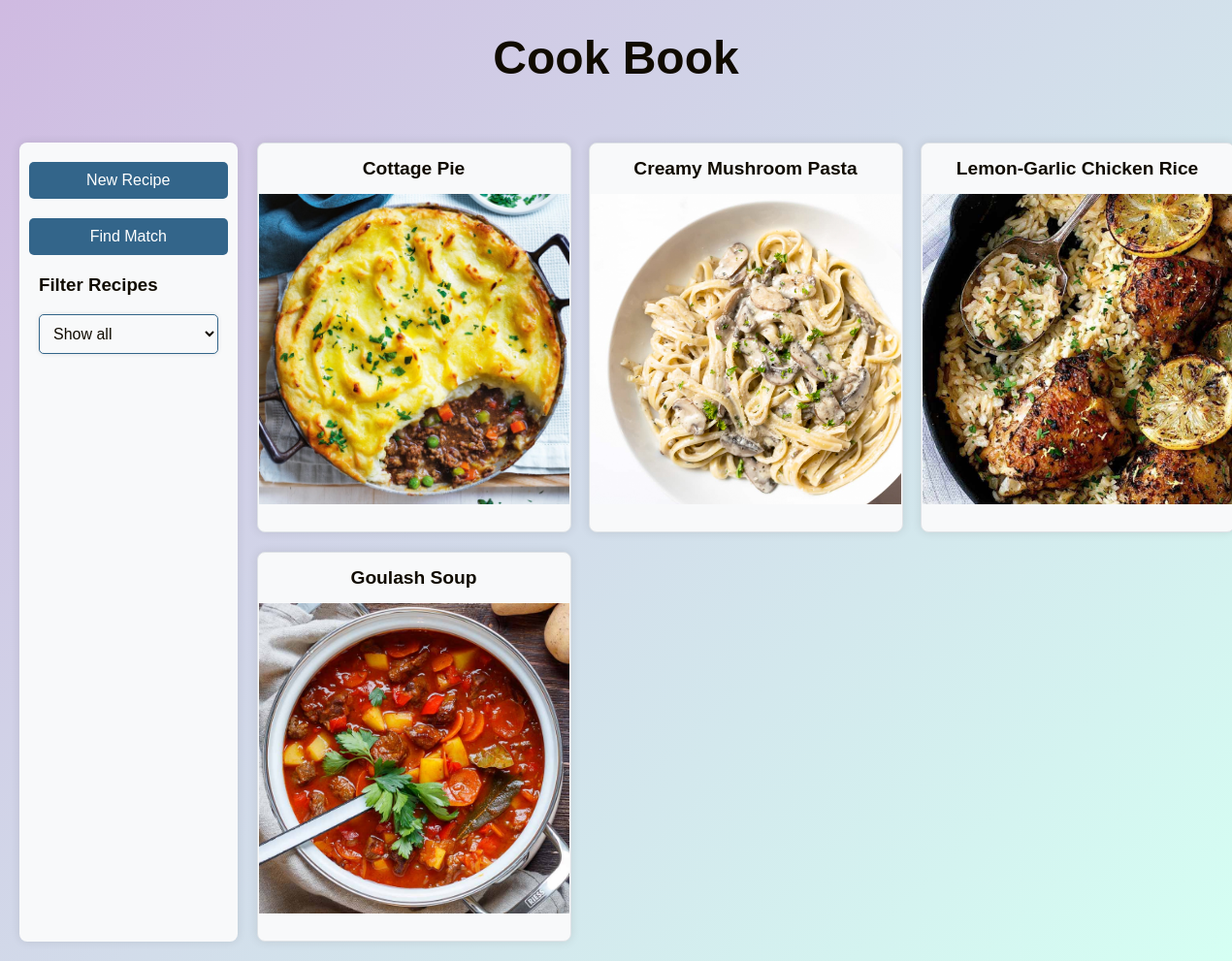
The app's page /, older data.
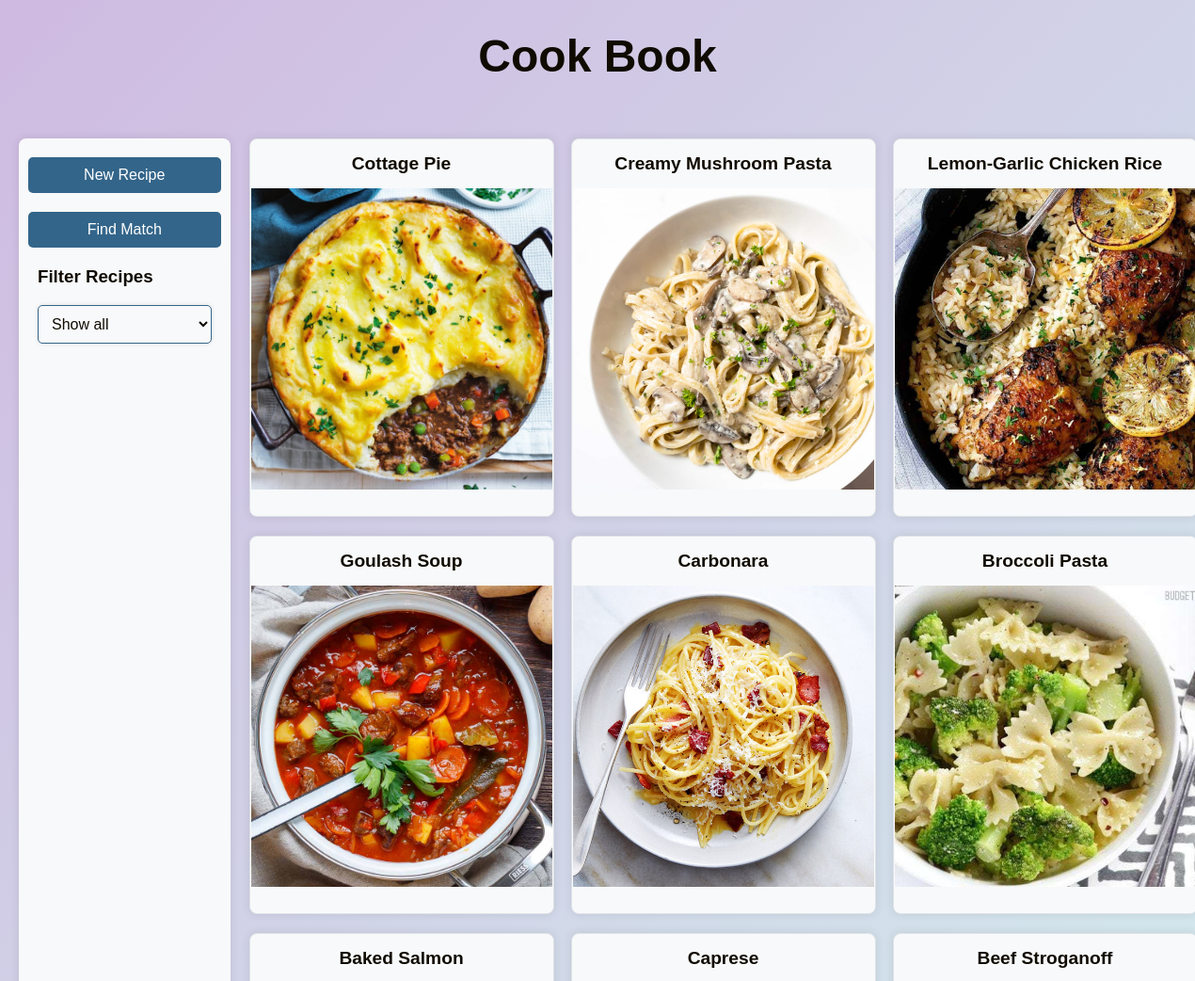
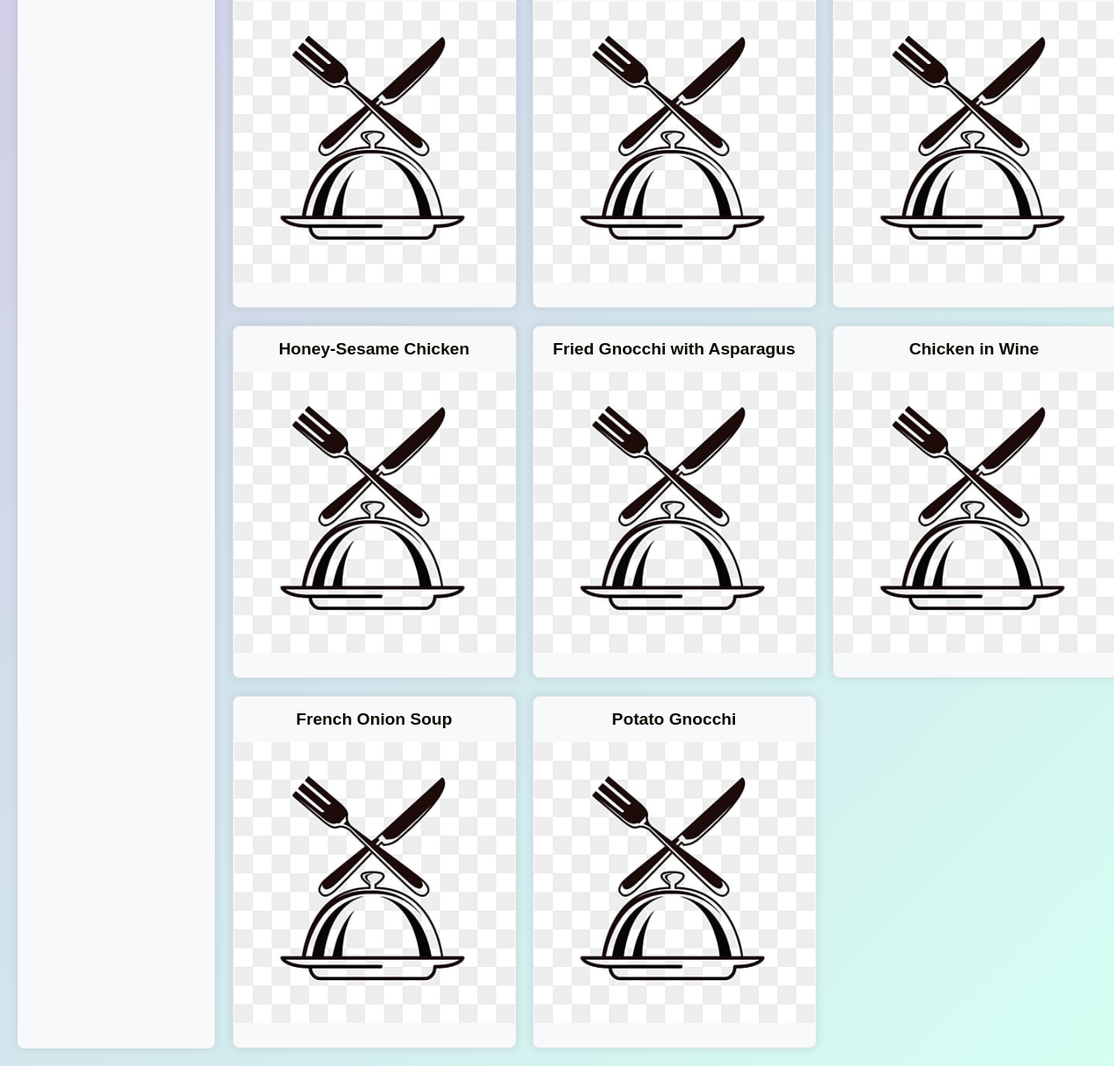
The same page, newer data (2 pictures, top to bottom).
### tables this page shows
CREATE TABLE recipes(
        id INTEGER PRIMARY KEY AUTOINCREMENT,
        title TEXT NOT NULL,
        ingredients TEXT NOT NULL,
        instructions TEXT NOT NULL,
        image_path TEXT,
        tags TEXT
    );

### main.py (the view)
@app.route("/")
def homepage():
    connection = get_db_connection()
    recipes = connection.execute("SELECT * FROM recipes").fetchall()
    connection.close()
    all_tags = set()
    for recipe in recipes:
        tags = recipe['tags'].split(', ')
        all_tags.update(tags)
    return render_template("home.html", recipes=recipes, all_tags=sorted(all_tags))

### main.py (called while the page is built)
def get_db_connection():
    connection = sqlite3.connect('recipes.db')
    connection.row_factory = sqlite3.Row
    return connection

### templates/home.html (shortened to what this page needs)
<!DOCTYPE html>
<html lang="en">
<head>
    <link rel="stylesheet" type="text/css" href="{{ url_for('static', filename='pages.css') }}">
</head>
<body>
    <div class="container">
        <h1 class="title">Cook Book</h1>
        <div class="main-content">
            <div class="sidebar">
                <a href="{{ url_for('new_recipe') }}" class="button-sidebar">New Recipe</a>
                <a href="{{ url_for('find_best_match') }}" class="button-sidebar">Find Match</a>
                <div class="filter-container">
                    <h3>Filter Recipes</h3>
                    <select class="tag-select" aria-label="Filter Dishes">
                        <option value="all" selected>Show all</option>
                    </select>
                </div>
            </div>
            <div class="grid">
                {% for recipe in recipes %}
                    <a href="{{ url_for('recipe_page', recipe_id=recipe.id) }}" class="square-link">
                        <div class="square" data-tags="{{ recipe.tags }}">
                            <h2>{{ recipe.title }}</h2>
                            <div class="square-image-container">
                                {% if recipe.image_path %}
                                    <img src="{{ url_for('static', filename=recipe.image_path.split('static/')[1]) }}" alt="{{ recipe.title }} image">
                                {% else %}
                                    <img src="{{ url_for('static', filename='default.jpg') }}" alt="{{ recipe.title }} image">
                                {% endif %}
                            </div>
                        </div>
                    </a>
                {% endfor %}
            </div>
        </div>
    </div>
</body>
</html>

### static/pages.css (style rules this page uses)
body { background: linear-gradient(135deg, #CFBAE1, #D5FFF3); font-family: Arial, sans-serif; margin: 0; padding: 0; display: flex; flex-direction: column; min-height: 100vh; color: #100B00; }
.container { display: flex; flex-direction: column; width: 100%; min-height: 100vh; }
.sidebar { width: 15%; height: auto; background-color: #f8f9fa; padding: 20px; box-shadow: 0 0 10px rgba(0, 0, 0, 0.1); display: flex; flex-direction: column; align-items: center; margin-right: 20px; border-radius: 8px; color: #100B00; }
.sidebar h3 { margin-top: 0; }
.button-sidebar { display: block; width: 100%; padding: 10px; background-color: #33658A; color: #fff; border: none; border-radius: 5px; text-align: center; margin-bottom: 20px; text-decoration: none; font-size: 16px; transition: background-color 0.2s; }
.filter-container { width: 100%; }
.tag-select { width: 100%; padding: 10px; font-size: 16px; border: 1px solid #33658A; border-radius: 5px; box-shadow: 0 0 5px rgba(0, 0, 0, 0.1); color: #100B00; background-color: #f8f9fa; background-repeat: no-repeat; background-position: right 10px center; background-size: 10px; }
.main-content { flex-grow: 1; padding: 20px; display: flex; flex-direction: row; }
.title { font-size: 3rem; text-align: center; margin-bottom: 40px; font-family: Phantomsans, sans-serif; }
.grid { display: grid; grid-template-columns: repeat(3, 1fr); gap: 20px; width: 80%; }
.square-link { text-decoration: none; color: inherit; }
.square { width: 100%; height: 400px; position: relative; background-color: #f8f9fa; border: 1px solid #dee2e6; border-radius: 8px; overflow: hidden; box-shadow: 0 0 10px rgba(59, 59, 59, 0.13); transition: box-shadow 0.3s ease; }
.square::before { content: ""; position: absolute; top: 0; left: 0; right: 0; bottom: 0; background-color: rgba(0, 0, 0, 0.0); transition: background-color 0.3s ease; z-index: 1; }
.square-image-container { height: 80%; width: inherit; display: flex; justify-content: center; }
.square-image-container img { width: auto; height: 100%; aspect-ratio: 1; object-fit: cover; }
.square h2 { margin: 10px; font-size: 1.2em; text-align: center; padding: 5px; border-radius: 8px; z-index: 3; }

Row changes from the older to the newer data that the page shows:
added recipes: title "Carbonara", image_path (picture)
added recipes: title "Broccoli Pasta", image_path (picture)
added recipes: title "Baked Salmon"
added recipes: title "Caprese"
added recipes: title "Beef Stroganoff"
added recipes: title "Honey-Sesame Chicken"
added recipes: title "Fried Gnocchi with Asparagus"
added recipes: title "Chicken in Wine"
added recipes: title "French Onion Soup"
added recipes: title "Potato Gnocchi"
